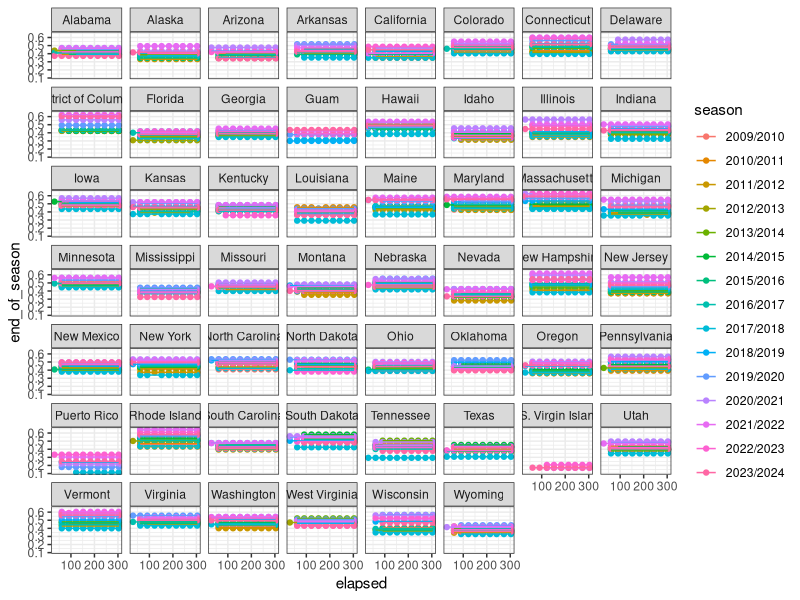

This figure's R source: (Note: this script raises an error after producing the figure.)
rm(list = ls())
library(dplyr)
library(ggplot2)
library(lme4)

nis = read.csv("data/nis_flu_states.csv")

nis$time_end = as.Date(nis$time_end)

nis %>%
  mutate(time_end=as.Date(time_end),
         season_start_year= gsub("(\\d{4})/\\d{4}","\\1",season)) %>%
  mutate(season_start=as.Date(paste0(season_start_year,"-07-01"))) %>%
  mutate(elapsed=as.numeric(time_end-season_start))%>%
  mutate(season=factor(season))%>%
  group_by(season) %>%
  mutate(inc=c(0,diff(estimate))) %>%
  filter(inc !=0) %>%
  select(-season_start_year) -> nis

nis %>%
  filter(format(time_end, "%m-%d") == "05-31") %>%
  rename(end_of_season=estimate)-> end_of_season

nis %>%
  filter(format(time_end, "%m-%d") != "05-31") %>%
  left_join(end_of_season %>% select(geography, season, end_of_season)) %>%
  filter(!is.na(end_of_season)) -> nis


fit_pop <- lmer(end_of_season ~ elapsed + (1|season) + (1|geography), data = nis)
summary(fit_pop)

fit_pop_inter <- lmer(end_of_season ~ elapsed + (1|season) + (1|geography) + (1|season:geography),
                    data = nis)
summary(fit_pop_inter)

nis %>%
  bind_cols(data.frame(fitted = fitted(fit_pop)), fitted_inter=fitted(fit_pop_inter)) %>%
  ggplot() +
  geom_point(aes(x = elapsed, y = end_of_season, color = season)) +
  geom_line(aes(x = elapsed, y = fitted_inter,color=season)) +
  facet_wrap(geography ~.) +
  theme_bw()

nis %>%
  filter(time_end > as.Date("2023-08-01")) -> nis_fc

nis %>%
  filter(time_end <= as.Date("2023-08-01")) -> nis_train

mspe <- function(test,fc) {

  mean((test-fc)^2)
}

retro_fc <- function(fc_split) {
  nis %>%
    filter(time_end > fc_split) -> nis_test

  nis %>%
    filter(time_end <= fc_split) -> nis_train

  fit_pop <- lmer(end_of_season ~ elapsed + (1|season) + (1|geography), data = nis_train)

  fit_pop_inter <- lmer(end_of_season ~ elapsed + (1|season) + (1|geography) + (1|season*geography),
                      data = nis_train)

  aic_diff = AIC(fit_pop_inter)-AIC(fit_pop)

  fit_pop_fc <- predict(fit_pop,newdata = nis_test, re.form=NA)
  fit_pop_inter_fc <- predict(fit_pop_inter,newdata=nis_test,re.form=NA)

  mspe_pop <- mspe(nis_test$estimate,fit_pop_fc)
  mspe_pop_inter <- mspe(nis_test$estimate, fit_pop_inter_fc)

  fit_pop_train <- predict(fit_pop, nis_train)
  fit_pop_inter_train <- predict(fit_pop_inter, nis_train)

  mspe_pop <- mspe(nis_train$end_of_season, fit_pop_train)
  mspe_pop_inter <- mspe(nis_train$end_of_season, fit_pop_inter_train)

  mspe_diff <- mspe_pop_inter - mspe_pop

  return(data.frame(aic = aic_diff, mspe=mspe_diff))
  # return(aic_diff)
}

fc_dates = unique(nis_fc$time_end)[-length(unique(nis_fc$time_end))]

sel_fc_dates = fc_dates[1:3]
results = lapply(sel_fc_dates,retro_fc)
names(results) = sel_fc_dates

results_df = plyr::ldply(results)
results_df

results_df %>%
  reshape2::melt(".id") %>%
  mutate(fc_date = as.Date(.id),
         variable=factor(variable,levels=c("aic","mspe"),
                         labels=c("AIC difference","MSPE difference"))) %>%
  ggplot() +
  geom_line(aes(x=fc_date,y=value)) +
  scale_x_date(date_breaks = "1 month",name = "forecast date") +
  ylab("") +
  facet_grid(variable ~.,scales="free") +
  theme_bw()
